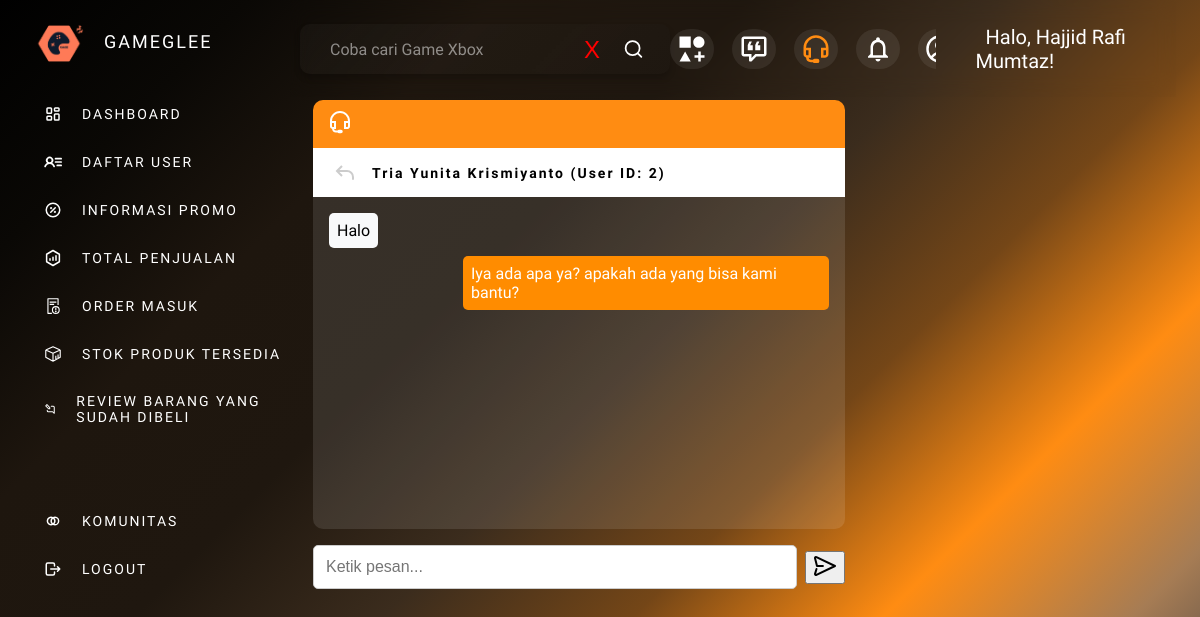
Screenshot of /admin/chat.php?user_id=2 (signed in) with the database file from the repository.
### tables this page shows
CREATE TABLE `user` (
  `id_user` int(11) NOT NULL,
  `nama` varchar(255) NOT NULL,
  `email` varchar(255) NOT NULL,
  `password` varchar(255) NOT NULL,
  `no_tlp` varchar(50) DEFAULT NULL,
  `alamat` text DEFAULT NULL,
  `level` enum('admin','user') NOT NULL,
  `foto` varchar(255) NOT NULL,
  `active` datetime DEFAULT NULL
);

CREATE TABLE `messages` (
  `id_message` int(11) NOT NULL,
  `user_id` int(11) NOT NULL,
  `sender` enum('admin','user') NOT NULL,
  `message` text NOT NULL,
  `timestamp` timestamp NOT NULL DEFAULT current_timestamp()
);

### admin/chat.php (the view, shortened to what this page needs)
<?php
include '../db.php';
$user_id = $_GET['user_id'];
$user_query = "SELECT nama FROM user WHERE id_user='$user_id'";
$user_result = mysqli_query($kon, $user_query);
$user_data = mysqli_fetch_assoc($user_result);
$user_name = $user_data['nama'] ?? 'Tidak Diketahui';
$query = "SELECT * FROM messages WHERE user_id='$user_id' ORDER BY timestamp";
$result = mysqli_query($kon, $query);
?>
<!DOCTYPE html>
<html lang="en">
<head>
  <link rel="stylesheet" href="/GameGlee/Gamify/assets/css/styleChat.css">
  <link href="https://code.iconify.design/3/3.1.0/iconify.min.css" rel="stylesheet">
</head>
<body>
   <div class="sidebar">
    <header>
    <div class="top">
      <span class="image">
        <img src="/GameGlee/Gamify/assets/img/Logo_GG.png" alt="Logo Gameglee" class="logo">
      </span>
      <div><p>GAMEGLEE</p></div>
    </div>
    <ul>
      <li><a href="index.php" ><span class="humbleicons--dashboard"></span>DASHBOARD</a></li>
      <li><a href="user.php"><span class="ph--user-list-bold"></span>DAFTAR USER</a></li>
      <li><a href="informasipromo.php"><span class="tabler--discount"></span>INFORMASI PROMO</a></li>
      <li><a href="penjualan.php"><span class="icon-park-outline--sales-report"></span>TOTAL PENJUALAN</a></li>
      <li><a href="order.php"><span class="lsicon--work-order-abnormal-outline"></span>ORDER MASUK</a></li>
      <li><a href="stok_produk.php"><span class="lsicon--management-stockout-outline"></span>STOK PRODUK TERSEDIA</a></li>
      <li><a href="review.php"><span class="uil--comment-alt-edit"></span>REVIEW BARANG YANG SUDAH DIBELI</a></li>
      <br><br><br>
      <li><a href="forum_komunitas.php"><span class="gg--community"></span>KOMUNITAS</a></li>
      <li><a href="logout.php"><span class="tabler--logout"></span>LOGOUT</a></li>
    </ul>
    </header>
   </div>
        <div class="topbar">
            <div class="search-box">
              <div class="dynamic-text">
                <input type="text"/>
                <span class="animated-text"></span>
              </div>
              <button class="close-button">X</button>
              <span class="iconamoon--search"></span>
            </div>
            <div class="menu-nav">
              <ul>
                <li><a href="kategori.php"><span class="mdi--category-plus"></span></a></li>
                <li><a href="feedback.php"><span class="mdi--feedbacks-outline"></span></a></li>
                <li><a href="chat.php" class="active"><span class="tdesign--cutomerservice"></span></a></li>
                <li><a href="notifikasi.php"><span class="ic--outline-notifications"></span></a></li>
                <li>
                  <a href="profil.php">
                  <span class="gg--profile"></span>
                  </a>
                </li>
              </ul>
            </div>
            <div class="user-profile">
              <ul>
                <li>
                  <a href="profil.php"  data-bs-toggle="dropdown">
                  <span class="d-none d-md-block dropdown-toggle ps-2"><i style="font-size: 20px" class="bi bi-person"></i>&nbsp; Halo, <?= $_SESSION["admin"] ?>!</span>
                  </a>
                </li>
              </ul>
            </div>
        </div>
        <main id="main" class="main">
            <div class="container">
                <div class="icon-chat">
                    <span class="tdesign--cutomerservice-chat"></span>
                </div>
                <div class="top-chat">
                    <a href="index_admin.php" class="back-link"><span class="lets-icons--back"></span></a>
                    <h2><?php echo htmlspecialchars($user_name); ?> (User  ID: <?php echo htmlspecialchars($user_id); ?>)</h2>
                </div>
                <div class="chat-box">
                    <?php while ($row = mysqli_fetch_assoc($result)) { ?>
                        <div class="message-wrapper <?php echo $row['sender'] == 'admin' ? 'align-end' : 'align-start'; ?>">
                            <div class="message <?php echo $row['sender'] == 'admin' ? 'admin-message' : 'user-message'; ?>">
                                <?php echo htmlspecialchars($row['message']); ?>
                            </div>
                        </div>
                    <?php } ?>
                </div>
                <form method="POST" class="message-form">
                    <div class="input-group">
                        <input type="text" name="message" class="form-control" placeholder="Ketik pesan...">
                        <button type="submit"><span class="akar-icons--send"></span></button>
                    </div>
                </form>
            </div>
        </main>
</body>
</html>

### rows the page displays
user: nama "Tria Yunita Krismiyanto"
messages: message "Halo"
messages: message "Iya ada apa ya? apakah ada yang bisa kami bantu?"

### other values shown
$_SESSION["admin"] "Hajjid Rafi Mumtaz"
$user_id "2"
